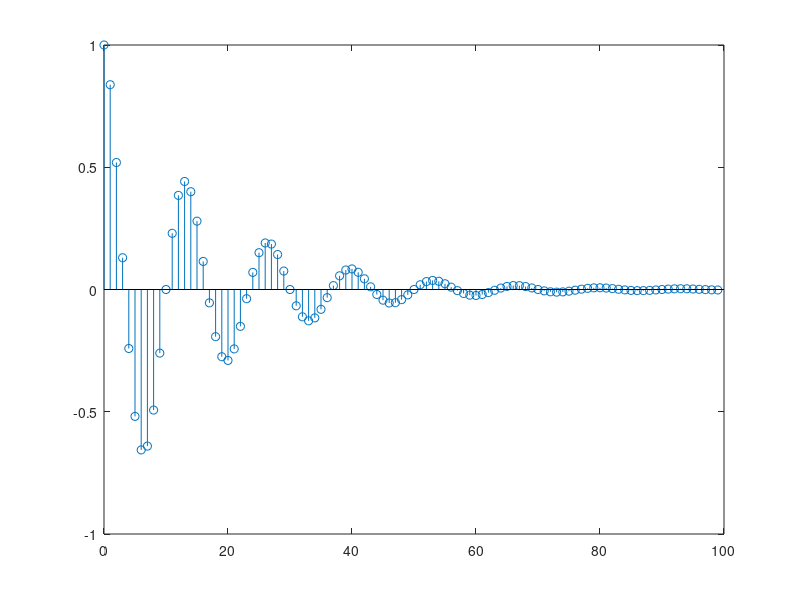

MATLAB code to generate this figure:
% Script: exdt_1_15.m
a = 0.94;
Omega = 0.15*pi;
n = 0:99;  % Vector of index values
x = (a.^n).*cos(Omega*n);  % Compute the signal x[n], n=0,...,99
stem(n,x);
% Compute signal energy using Eqn. (1.49)
Ex = 0.5/(1-a^2)+0.5*(1-a^2*cos(2*Omega))/(1+a^4-2*a^2*cos(2*Omega))
% Estimate the signal energy using 100 samples of the signal
Ex_est = sum(x.*x)
